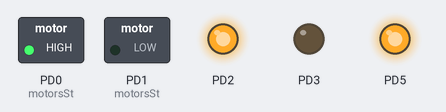
Bench run of a program on a simulated ATmega328P, built with avr-gcc and emulated at 16 MHz. On the bench: switched loads named in the program (green lamp = pin HIGH), output pins drawn as LEDs (lit = HIGH).

Above: at 0.5 s.
At 1.5 s:
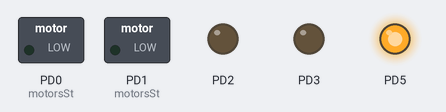
Timing chart, 0 to 3.0 s (numbered marks = the images above):
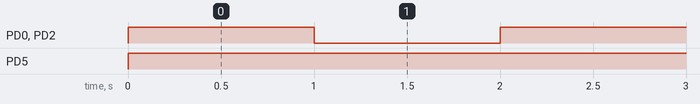

Measured:
- by itself, PD0 (motorsSt), PD2: alternates HIGH for 1.0 s and LOW for 1.0 s
- by itself, PD5: LOW → HIGH at 0.00 s

The program:

PWMtest.c
```c
/*
 * PWMtest.c
 *
 * Created: 12/21/2015 7:20:48 PM
 *  Author: Marius
 */


#include <avr/io.h>
#define F_CPU 16000000UL
#include <util/delay.h>

void motorsSt(uint8_t value)
{
	OCR0B = value;
	PORTD |= (1 << PORTD0) | (1 << PORTD2);
	PORTD &= ~(1 << PORTD1) & ~(1 << PORTD3);
}
void motorsDr(uint8_t value)
{
	OCR0B = value;
	PORTD |= (1 << PORTD1) | (1 << PORTD3);
	PORTD &= ~(1 << PORTD0) & ~(1 << PORTD2);
}
void motorsStop(void)
{
	PORTD &= ~(1 << PORTD1) & ~(1 << PORTD3);
	PORTD &= ~(1 << PORTD0) & ~(1 << PORTD2);
}
void initMotors(void)
{
	DDRD |= 0x0Fu;
	//PORTD &= 0xF0u;
}

int main(void)
{
	OCR0B = 0x7f;
	// set PWM for 00% duty cycle

	TCCR0A |= (1 << COM0B1);
	// set none-inverting mode

	TCCR0A |= (1 << WGM01) | (1 << WGM00);
	// set fast PWM Mode

	TCCR0B |= (1 << CS01);
	// set prescaler to 8 and starts PWM
	//initMotors();
	DDRD |= 0x2Fu;
	PORTD = 0x0fu;
    while(1)
    {
         motorsSt(0xffu);
         _delay_ms(1000);
         motorsStop();
         _delay_ms(1000);
    }
}
```
